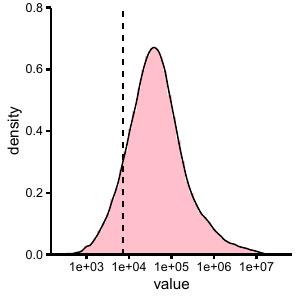

The script that saved this image:
library(dplyr)
library(ggplot2)

rm(list=ls())
p1 = read.csv("eFig 1n.csv")%>%
  filter(unique>=2, reporter>0)
names(p1)
table(p1$reporter)
p1$value[p1$value==0] = NA


ggplot(na.omit(p1), aes(value)) +
  geom_histogram(aes(y = ..density..), fill="#ffc0cb", bins=50, alpha=1) + 
  geom_density(color = "black", size = 0.5) +                           
  geom_vline(xintercept = median(p1$value[p1$protein=="Q6UX06"], na.rm = T), linetype=2, color="black")+
  geom_vline(xintercept = median(p1$value[p1$protein=="Q15109"], na.rm = T), linetype=2, color="black")+
  geom_vline(xintercept = median(p1$value[p1$protein=="P13611"], na.rm = T), linetype=2, color="black")+
  theme_classic() +
  scale_x_continuous(limits = c(0, 0.2 * 10^7)) +
  scale_y_continuous(expand = c(0,0), limits = c(0,0.8))+
  scale_x_log10() +
  theme(
    axis.text = element_text(color="black"),
    axis.line = element_line(linewidth=.8, color="black"),
    axis.ticks = element_line(linewidth=.8, color="black"),
    axis.ticks.length = unit(1.25, "mm")
  )

ggsave("density plot of all peptides.pdf", width = 3, height =3 )



